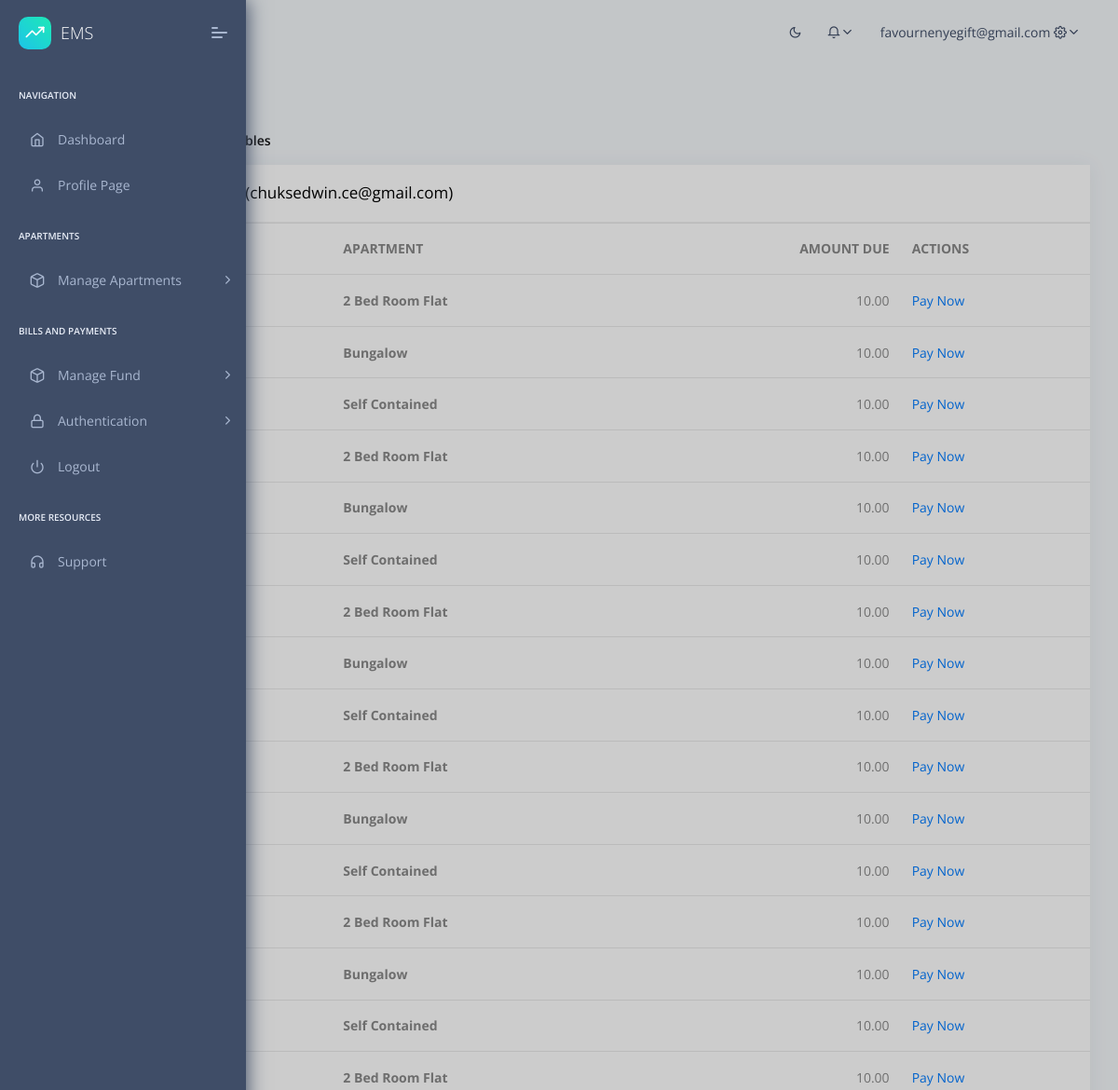
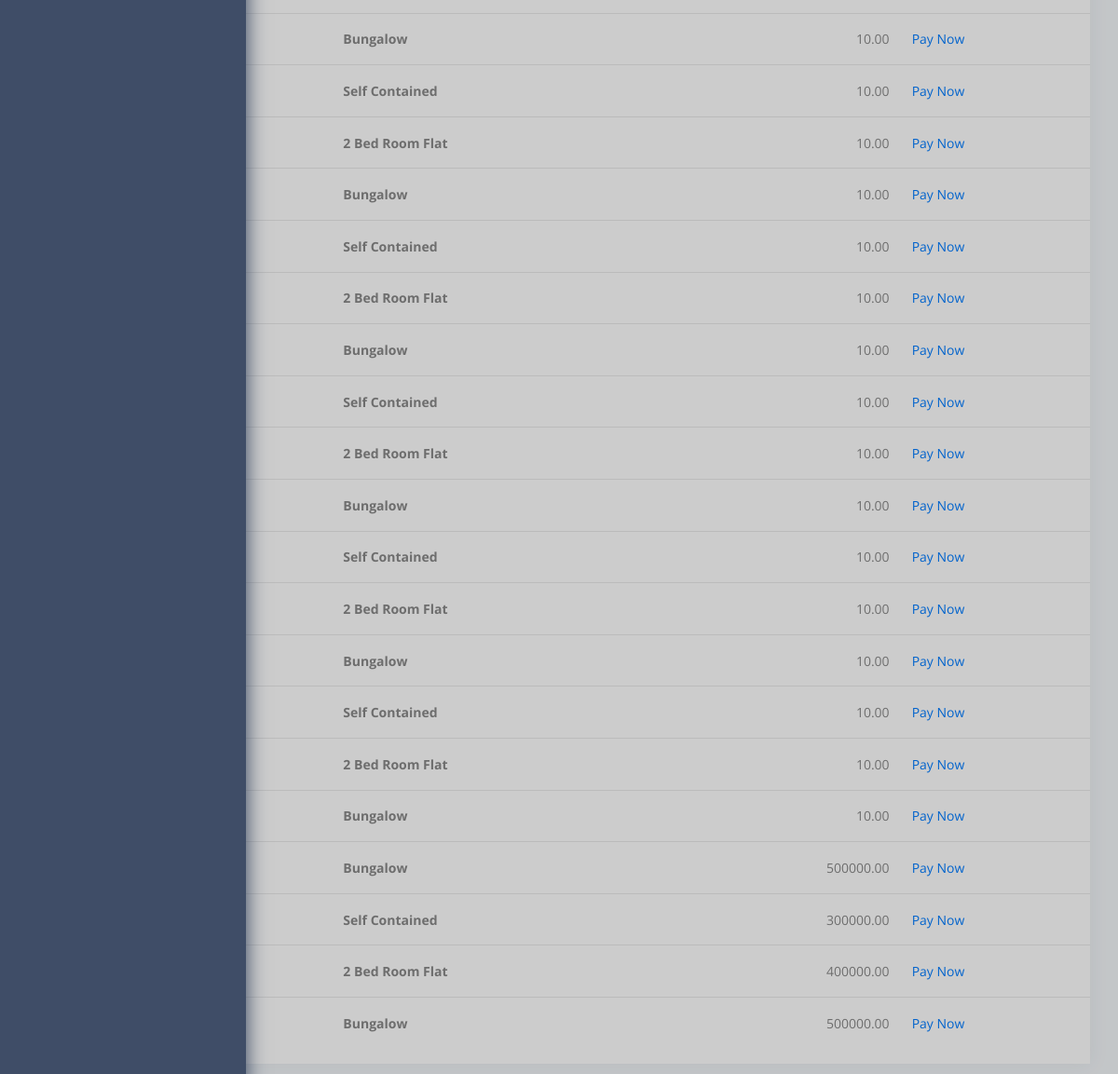
Screenshot of /bills/pending_bills_detail/4/ (signed in) with the database file from the repository (2 pictures, top to bottom).
### accounts/models.py (models this page shows, shortened)
class User(AbstractBaseUser):
    foto			= models.ImageField(null=True, blank=True, upload_to="image/", default="image/male.jpg")
    email 			= models.EmailField(max_length=255, unique=True)
    first_name		= models.CharField(max_length=225)
    last_name		= models.CharField(max_length=225)
    other_names		= models.CharField(max_length=225, blank=True, null=True)
    phone1          = models.CharField(max_length=11,null=True,blank=True)
    phone2          = models.CharField(max_length=11, blank=True, null=True)
    gender          = models.CharField(null=True, blank=True,max_length=10, choices=GENDER)
    active 			= models.BooleanField(default=False)
    staff 			= models.BooleanField(default=False)
    is_shop_owner 	= models.BooleanField(default=False)
    is_resident 	= models.BooleanField(default=False)
    admin			= models.BooleanField(default=False)
    group 			= models.ForeignKey(Group, on_delete=models.CASCADE, blank=True, null=True)
    timestamp 		= models.DateTimeField(auto_now_add=True, auto_now=False)
    USERNAME_FIELD = 'email'
    REQUIRED_FIELDS = ["first_name","last_name"]
    objects = UserManager()
    def __str__(self):
        return self.email
    @property
    def is_active(self):
        return self.active

### bills/models.py (models this page shows, shortened)
class Bill(models.Model):
    occupant            = models.ForeignKey(User, on_delete=models.CASCADE)
    billed_for          = models.ForeignKey(Apartment,on_delete=models.CASCADE)
    amount_due          = models.DecimalField(decimal_places=2, default='00.00', max_digits=20)
    status              = models.CharField(max_length=10, choices=BILL_STATUS, default='billed')
    date_created        = models.DateField(auto_now_add=False, auto_now=True)
    last_updated        = models.DateTimeField(auto_now_add=True, auto_now=False)

### apartments/models.py (models this page shows, shortened)
class Apartment(models.Model):
    apartment_category = models.CharField(max_length=15, choices=ApartmentCategory)
    apartment_type = models.ForeignKey(ApartmentType,on_delete=models.CASCADE)
    phase = models.IntegerField()
    street = models.ForeignKey(Street,on_delete=models.CASCADE)
    compound = models.CharField(max_length=100)
    flat_number = models.IntegerField()
    status = models.CharField(max_length=15, choices=ApartmentStatus,default='free')
    date_created = models.DateTimeField(auto_now_add=True)
    created_by = models.ForeignKey(User,on_delete=models.CASCADE)

class ApartmentType(models.Model):
    title = models.CharField(max_length=100, unique=True)
    description = models.TextField(blank=True,null=True)
    price = models.DecimalField(decimal_places=2, default='00.00', max_digits=20)
    date_created = models.DateTimeField(auto_now_add=True)
    created_by = models.ForeignKey(User,on_delete=models.CASCADE)

### bills/views.py (the view)
# urls.py: path('pending_bills_detail/<user>/',views.pending_bills_detail_view,name='pending_bills_detail'),
def pending_bills_detail_view(request,user):
    occupant = User.objects.get(id=user)
    bills=Bill.objects.filter(status='billed',occupant=user)
    context={"bills":bills,"occupant":occupant}
    return render(request,'bills/pending_bills_detail.html',context)

### context_processors.py (called while the page is built)
def cfg_assets_root(request):
    return { 'ASSETS_ROOT' : settings.ASSETS_ROOT }

### templates/bills/pending_bills_detail.html (shortened to what this page needs)
{% extends "layouts/base.html" %}
{% load mathfilters %}
{% block content %}
    <section class="pcoded-main-container">
        <div class="pcoded-wrapper">
            <div class="pcoded-content">
                <div class="pcoded-inner-content">
                    <div class="page-header">
                        <div class="page-block">
                            <div class="row align-items-center">
                                <div class="col-md-12">
                                    <div class="page-header-title">
                                        <h5 class="m-b-10">Pending Bills</h5>
                                    </div>
                                    <ul class="breadcrumb">
                                        <li class="breadcrumb-item"><a href="/"></a></li>
                                        <li class="breadcrumb-item"><a href="#!">Tables</a></li>
                                        <li class="breadcrumb-item"><a href="javascript:">Basic Tables</a></li>
                                    </ul>
                                </div>
                            </div>
                        </div>
                    </div>
                    <div class="main-body">
                        <div class="page-wrapper">
                            <div class="row">
                                <div class="col-xl-12">
                                    <div class="card">
                                        <div class="card-header">
                                            <h5>{{occupant.first_name}} {{occupant.last_name}} || ({{occupant}})</h5>
                                        </div>
                                        <table class="table table-hover">
                                            <thead>
                                                <tr>
                                                    <th>Date</th>
                                                    <th>APARTMENT</th>
                                                    <th style="text-align: right;">AMOUNT DUE</th>
                                                    <th>ACTIONS</th>
                                                </tr>
                                            </thead>
                                            <tbody>
                                                {% for bill in bills %}
                                                <tr>
                                                    <td>{{bill.date_created}}</td>
                                                    <th>{{bill.billed_for.apartment_type.title}}</th>
                                                    <td style="text-align: right;">{{bill.amount_due}}</td>
                                                    <td><a href="{% url 'payment' bill.id %}">Pay Now</a></td>
                                                </tr>
                                                {% endfor %}
                                            </tbody>
                                        </table>
                                    </div>
                                </div>
                            </div>
                        </div>
                    </div>
                </div>
            </div>
        </div>
    </section>
{% endblock content %}

### templates/includes/navigation.html (shortened to what this page needs)
<header class="navbar pcoded-header navbar-expand-lg navbar-light">
    <div class="collapse navbar-collapse">
        <ul class="navbar-nav mr-auto">
            <li><a href="javascript:" class="full-screen" onclick="javascript:toggleFullScreen()"></a></li>
            <li class="nav-item">
                <div class="main-search">
                    <div class="input-group">
                        <span class="input-group-append search-btn btn btn-primary">
                            </span>
                    </div>
                </div>
            </li>
        </ul>
        <ul class="navbar-nav ml-auto">
            <li>
                <label>
                    <i class="icon feather icon-sun" id="theme-indicator"></i>
                </label>
            </li>
            <li>
                <div class="dropdown">
                    <a class="dropdown-toggle" href="javascript:" data-toggle="dropdown"><i
                            class="icon feather icon-bell"></i></a>
                </div>
            </li>
            <li>
                {% if request.user.is_authenticated %}
                    <div class="dropdown drp-user">
                        <span>{{request.user.email}}</span>
                        <a href="javascript:" class="dropdown-toggle" data-toggle="dropdown">
                            <i class="icon feather icon-settings"></i>
                        </a>
                    </div>
                {%else%}
                    <a href="{% url 'login' %}">Login/Register</a>
                {%endif%}
            </li>
        </ul>
    </div>
</header>

### static/static_root/assets/css/dark.css (style rules this page uses)
#theme-indicator { cursor: pointer; }
.pcoded-header label { color: #3f4d67; }

### rows the page displays
User: user.email "favournenyegift@gmail.com"
User: email "chuksedwin.ce@gmail.com"
Bill: billed_for.apartment_type "2 Bed Room Flat", amount_due "10.00"
Bill: billed_for.apartment_type "Bungalow", amount_due "10.00"
Bill: billed_for.apartment_type "Self Contained", amount_due "10.00"
Bill: billed_for.apartment_type "2 Bed Room Flat", amount_due "10.00"
Bill: billed_for.apartment_type "Bungalow", amount_due "10.00"
Bill: billed_for.apartment_type "Self Contained", amount_due "10.00"
Bill: billed_for.apartment_type "2 Bed Room Flat", amount_due "10.00"
Bill: billed_for.apartment_type "Bungalow", amount_due "10.00"
Bill: billed_for.apartment_type "Self Contained", amount_due "10.00"
Bill: billed_for.apartment_type "2 Bed Room Flat", amount_due "10.00"
Bill: billed_for.apartment_type "Bungalow", amount_due "10.00"
Bill: billed_for.apartment_type "Self Contained", amount_due "10.00"
Bill: billed_for.apartment_type "2 Bed Room Flat", amount_due "10.00"
Bill: billed_for.apartment_type "Bungalow", amount_due "10.00"
Bill: billed_for.apartment_type "Self Contained", amount_due "10.00"
Bill: billed_for.apartment_type "2 Bed Room Flat", amount_due "10.00"
Bill: billed_for.apartment_type "Bungalow", amount_due "10.00"
Bill: billed_for.apartment_type "Self Contained", amount_due "10.00"
Bill: billed_for.apartment_type "2 Bed Room Flat", amount_due "10.00"
Bill: billed_for.apartment_type "Bungalow", amount_due "10.00"
Bill: billed_for.apartment_type "Self Contained", amount_due "10.00"
Bill: billed_for.apartment_type "2 Bed Room Flat", amount_due "10.00"
Bill: billed_for.apartment_type "Bungalow", amount_due "10.00"
Bill: billed_for.apartment_type "Self Contained", amount_due "10.00"
Bill: billed_for.apartment_type "2 Bed Room Flat", amount_due "10.00"
Bill: billed_for.apartment_type "Bungalow", amount_due "10.00"
Bill: billed_for.apartment_type "Self Contained", amount_due "10.00"
Bill: billed_for.apartment_type "2 Bed Room Flat", amount_due "10.00"
Bill: billed_for.apartment_type "Bungalow", amount_due "10.00"
Bill: billed_for.apartment_type "Self Contained", amount_due "10.00"
Bill: billed_for.apartment_type "2 Bed Room Flat", amount_due "10.00"
Bill: billed_for.apartment_type "Bungalow", amount_due "10.00"
Bill: billed_for.apartment_type "Bungalow", amount_due "500000.00"
Bill: billed_for.apartment_type "Self Contained", amount_due "300000.00"
Bill: billed_for.apartment_type "2 Bed Room Flat", amount_due "400000.00"
Bill: billed_for.apartment_type "Bungalow", amount_due "500000.00"
